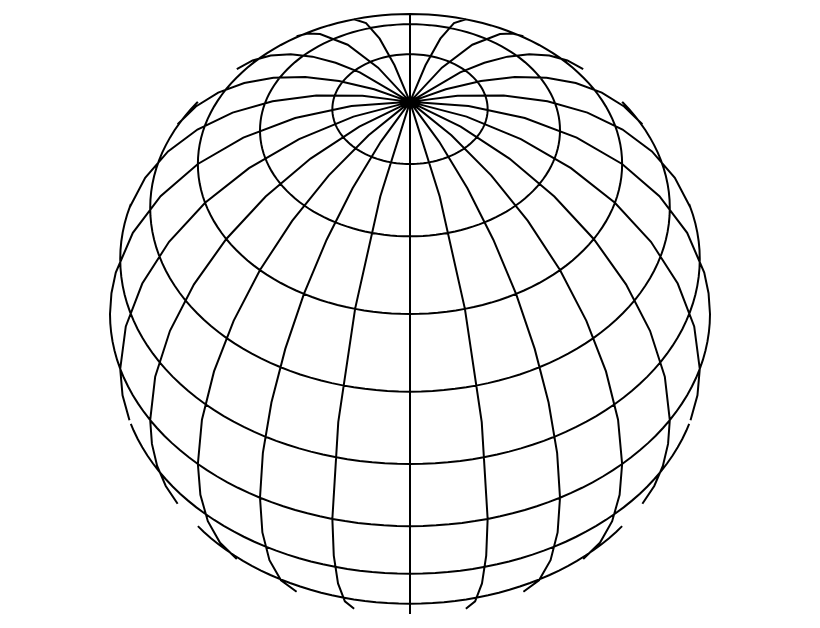

Notebook source saved alongside this figure:
### Markdown cell above
**Altair, another library, is great for visualizing geometries, both 2d and 3d, and is also built on the same Pandas DataFrames I've been using.**

**Below, though, is a couple examples of what you can do with it (not using the current dataset.)**  

**The first is graticules (the latitudinal and longitudinal lines you see on a globe) from an orthographic projection.**

### Code cell
data_grat = alt.graticule(step=[15, 15])

alt.Chart(data_grat).mark_geoshape(stroke='black').project(
    'orthographic',
    rotate=[0, -45, 0]
)

### Figure 1 — Vega-Lite specification as saved in the notebook (floating-point values rounded to 4 significant figures)
{"config": {"view": {"continuousWidth": 400, "continuousHeight": 300}}, "data": {"graticule": {"step": [15, 15]}}, "mark": {"type": "geoshape", "stroke": "black"}, "projection": {"rotate": [0, -45, 0], "type": "orthographic"}, "$schema": "https://vega.github.io/schema/vega-lite/v4.8.1.json"}
